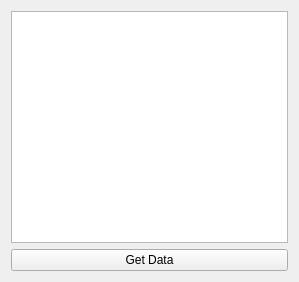
<?xml version="1.0" encoding="UTF-8"?>
<ui version="4.0">
 <class>Widget</class>
 <widget class="QWidget" name="Widget">
  <property name="geometry">
   <rect>
    <x>0</x>
    <y>0</y>
    <width>299</width>
    <height>282</height>
   </rect>
  </property>
  <property name="windowTitle">
   <string>Widget</string>
  </property>
  <layout class="QVBoxLayout" name="verticalLayout">
   <item>
    <widget class="QListView" name="listView"/>
   </item>
   <item>
    <widget class="QPushButton" name="pushButton">
     <property name="text">
      <string>Get Data</string>
     </property>
    </widget>
   </item>
  </layout>
 </widget>
 <resources/>
 <connections/>
</ui>
